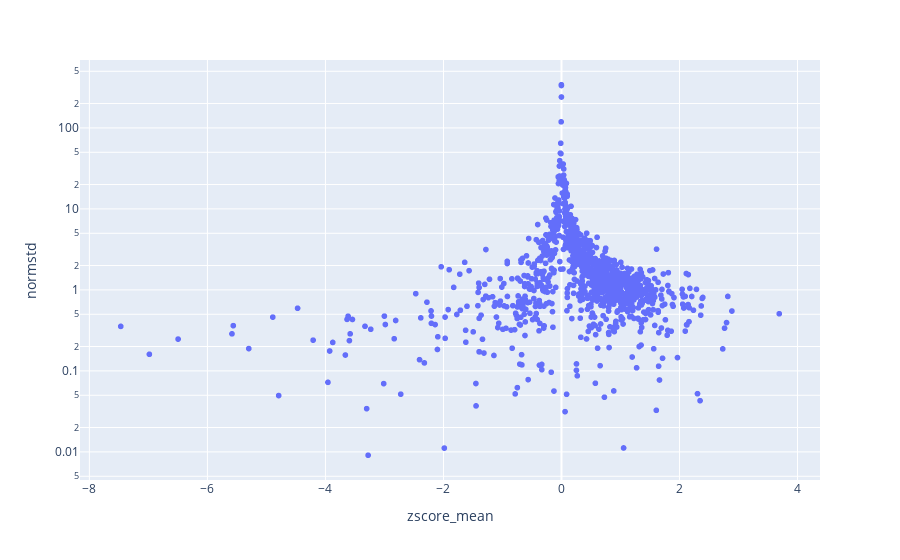

Notebook source saved alongside this figure:
### Code cell
px.scatter(df1_exp, x="zscore_mean", y="normstd", log_y=True, hover_data=[df1_exp.index])

### Figure 1 — Plotly figure (JSON) as saved in the notebook; plotly's stock layout.template omitted (floating-point values rounded to 4 significant figures; data arrays with more than 128 entries replaced by an {"elided": "..."} marker saying what was removed)
{"data": [{"customdata": {"elided": "1164x1 str values"}, "hovertemplate": "zscore_mean=%{x}<br>normstd=%{y}<br>gene=%{customdata[0]}<extra></extra>", "legendgroup": "", "marker": {"color": "#636efa", "symbol": "circle"}, "mode": "markers", "name": "", "showlegend": false, "type": "scattergl", "x": {"elided": "1164 float values"}, "xaxis": "x", "y": {"elided": "1164 float values"}, "yaxis": "y"}], "layout": {"autosize": true, "legend": {"tracegroupgap": 0}, "margin": {"t": 60}, "xaxis": {"anchor": "y", "autorange": true, "domain": [0, 1], "range": [-8.122, 4.344], "title": {"text": "zscore_mean"}, "type": "linear"}, "yaxis": {"anchor": "x", "autorange": true, "domain": [0, 1], "range": [-2.396, 2.887], "title": {"text": "normstd"}, "type": "log"}}}
